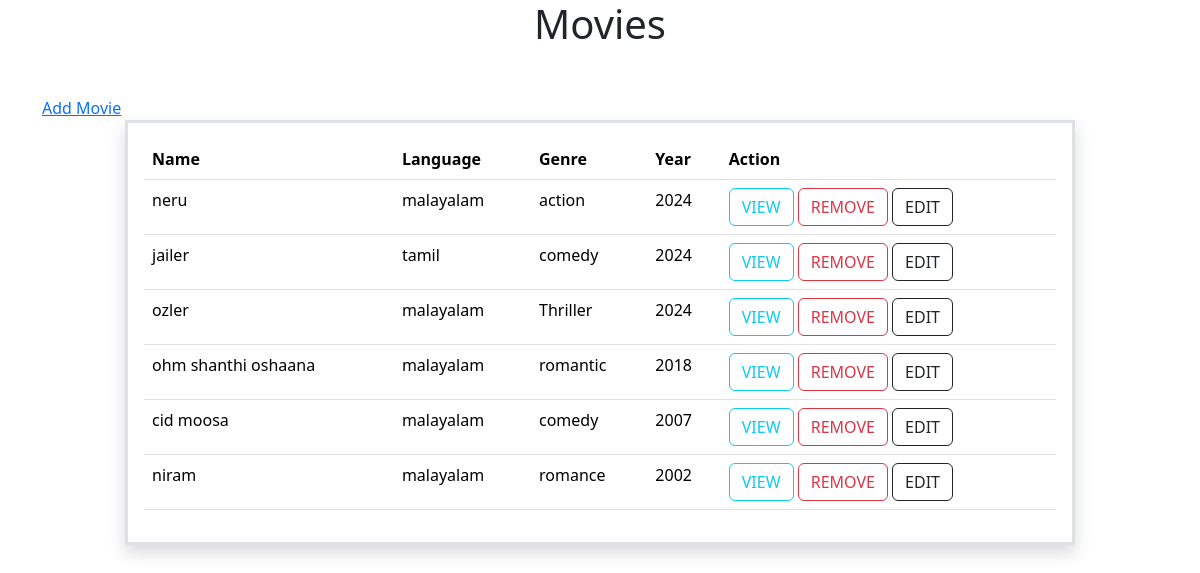
/movies/all/, run on the app's committed database.
### myapp/models.py (models this page shows, shortened)
class Movie(models.Model):
    name=models.CharField(max_length=200,unique=True)
    language=models.CharField(max_length=200)
    runtime=models.PositiveIntegerField()
    genre=models.CharField(max_length=200)
    director=models.CharField(max_length=200)
    year=models.PositiveIntegerField()
    actors=models.CharField(max_length=200)

### myapp/views.py (the view)
# urls.py: path('movies/all/',views.MovieListView.as_view(),name="movie-list"),
class MovieListView(View):
    def get(self,request,*args,**kwargs):
        qs=Movie.objects.all()
        return render(request,"movie_list.html",{"data":qs})

### myapp/templates/movie_list.html (shortened to what this page needs)
<!DOCTYPE html>
<html lang="en">
<head>
    <link href="https://cdn.jsdelivr.net/npm/bootstrap@5.3.2/dist/css/bootstrap.min.css" rel="stylesheet">
</head>
<body>
    <h1><center>Movies</center></h1>
    <div class="container mt-5">
        <div class="row">
            <a href="{%url 'movie-add' %}">Add Movie</a>
        </div>
        <div class="row">
            <div class="col-1"></div>
            <div class="col-10 p-3 border border-3 shadow">
                <table class="table">
                    <tr>
                        <th>Name</th>
                        <th>Language</th>
                        <th>Genre</th>
                        <th>Year</th>
                        <th>Action</th>
                    </tr>
                    {%for m in data%}
                <tr>
                 <td>{{m.name}}</td>
                 <td>{{m.language}}</td>
                 <td>{{m.genre}}</td>
                 <td>{{m.year}}</td>
                 <td>
                    <a href="{%url 'movie-detail' m.id%}" class="btn btn-outline-info">VIEW</a>
                    <a href="{%url 'movie-delete' m.id%}" class="btn btn-outline-danger">REMOVE</a>
                    <a href="{%url 'movie-edit' m.id%}" class="btn btn-outline-dark">EDIT</a>
                 </td>
               </tr>
                    {%endfor%}
                </table>
            </div>
            <div class="col-1"></div>
        </div>
    </div>
</body>
</html>

### data on the page
Movie: name "neru", language "malayalam", genre "action", year "2024"
Movie: name "jailer", language "tamil", genre "comedy", year "2024"
Movie: name "ozler", language "malayalam", genre "Thriller", year "2024"
Movie: name "ohm shanthi oshaana", language "malayalam", genre "romantic", year "2018"
Movie: name "cid moosa", language "malayalam", genre "comedy", year "2007"
Movie: name "niram", language "malayalam", genre "romance", year "2002"
